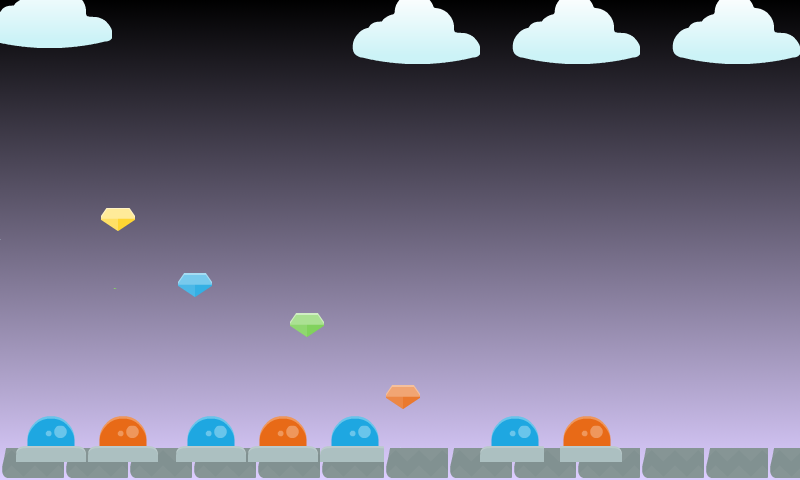

This is a level from a 2D game, rendered from its Tiled map with the project's own tilesets. A one-line summary and the map file follow, with tile-layer data summarised:
An orthogonal 50x30 tile map with 16x16 px tiles, 4 tile layers (Tile Layer 1, Tile Layer 2, Tile Layer 3, Tile Layer 4), 2 tilesets and 48 objects (30x fixture, 18x object).

<map version="1.0" orientation="orthogonal" renderorder="right-down" width="50" height="30" tilewidth="16" tileheight="16" nextobjectid="91">
 <tileset firstgid="1" name="dus" tilewidth="16" tileheight="16">
  <image source="../assets/dus.png" width="640" height="480" />
 </tileset>
 <tileset firstgid="1201" name="items_spritesheet" tilewidth="16" tileheight="16">
  <image source="../assets/items_spritesheet.png" width="576" height="576" />
 </tileset>
 <layer name="Tile Layer 1" width="50" height="30">
  <data>[1500 cells, 1500 non-empty, 1200 distinct tile ids]</data>
 </layer>
 <layer name="Tile Layer 2" width="50" height="30">
  <data>[1500 cells, 100 non-empty, 8 distinct tile ids]</data>
 </layer>
 <layer name="Tile Layer 3" width="50" height="30">
  <data>[1500 cells, 180 non-empty, 84 distinct tile ids]</data>
 </layer>
 <layer name="Tile Layer 4" width="50" height="30">
  <data>[1500 cells, 117 non-empty, 32 distinct tile ids]</data>
 </layer>
 <objectgroup name="Object Layer 1">
  <object id="8" name="line2" type="object" x="0.5" y="74.5">
   <properties>
    <property name="isSensor" value="true" />
    <property name="userData" value="line2" />
   </properties>
   <polyline points="0,0 196,-56 490.667,-70.6667 746.667,-49.3333 798.667,2.66667" />
  </object>
  <object id="9" name="line1" type="object" x="797" y="325">
   <properties>
    <property name="isSensor" value="true" />
    <property name="userData" value="line1" />
   </properties>
   <polyline points="0,0 -623,25 -796,-50" />
  </object>
  <object id="10" name="middleSlingshot1" type="object" x="649" y="361" width="13" height="10">
   <properties>
    <property name="isSensor" value="true" />
    <property name="userData" value="middleSlingshot1" />
   </properties>
  </object>
  <object id="11" name="slingshot" type="object" x="642.5" y="351" width="46" height="96">
   <properties>
    <property name="groupIndex" value="-1" />
    <property name="userData" value="sling" />
   </properties>
  </object>
  <object id="12" name="middleSlingshot2" type="object" x="680.5" y="361" width="13" height="10">
   <properties>
    <property name="isSensor" value="true" />
    <property name="userData" value="middleSlingshot2" />
   </properties>
  </object>
  <object id="13" name="middleBall" type="object" x="666.591" y="358.303" width="10" height="9">
   <properties>
    <property name="isSensor" value="true" />
    <property name="userData" value="middleBall" />
   </properties>
  </object>
  <object id="15" name="ground" type="object" x="-1" y="447" width="799" height="29">
   <properties>
    <property name="userData" value="ground" />
   </properties>
  </object>
  <object id="16" name="opposite1" type="object" x="2.33329" y="36.7912" width="16" height="9.33333">
   <properties>
    <property name="isSensor" value="true" />
    <property name="userData" value="opposite1" />
   </properties>
  </object>
  <object id="17" name="opposite2" type="object" x="2.33324" y="2.87545" width="16" height="9.33333">
   <properties>
    <property name="isSensor" value="true" />
    <property name="userData" value="opposite2" />
   </properties>
  </object>
  <object id="18" name="opposite3" type="object" x="41" y="1.54213" width="10.6667" height="8">
   <properties>
    <property name="isSensor" value="true" />
    <property name="userData" value="opposite3" />
   </properties>
  </object>
  <object id="19" name="position2" type="object" x="496.397" y="1.64589" width="14.6667" height="8">
   <properties>
    <property name="isSensor" value="true" />
    <property name="userData" value="position2" />
   </properties>
  </object>
  <object id="20" name="position1" type="object" x="435.396" y="0.64589" width="18.6667" height="12">
   <properties>
    <property name="isSensor" value="true" />
    <property name="userData" value="position1" />
   </properties>
  </object>
  <object id="21" name="position3" type="object" x="563.437" y="0.35411" width="10.6667" height="12">
   <properties>
    <property name="isSensor" value="true" />
    <property name="userData" value="position3" />
   </properties>
  </object>
  <object id="56" name="ptiche" type="object" x="100" y="186.333" width="36" height="23.3333">
   <properties>
    <property name="isSensor" value="true" />
    <property name="userData" value="qice" />
   </properties>
  </object>
  <object id="57" name="egg1point1" type="fixture" x="290.5" y="21.5" width="11" height="11">
   <properties>
    <property name="body" value="ptiche" />
    <property name="isSensor" value="true" />
    <property name="userData" value="egg1point1" />
   </properties>
   <ellipse />
  </object>
  <object id="58" name="egg1point1" type="fixture" x="148.5" y="163.5" width="11" height="11">
   <properties>
    <property name="body" value="ptiche" />
    <property name="isSensor" value="true" />
    <property name="userData" value="egg1point1" />
   </properties>
   <ellipse />
  </object>
  <object id="59" name="egg1point1" type="fixture" x="92.5" y="160.5" width="11" height="11">
   <properties>
    <property name="body" value="ptiche" />
    <property name="isSensor" value="true" />
    <property name="userData" value="egg1point1" />
   </properties>
   <ellipse />
  </object>
  <object id="60" name="egg1point1" type="fixture" x="73.5" y="101.5" width="11" height="11">
   <properties>
    <property name="body" value="ptiche" />
    <property name="isSensor" value="true" />
    <property name="userData" value="egg1point1" />
   </properties>
   <ellipse />
  </object>
  <object id="61" name="egg1point1" type="fixture" x="46.5" y="30.5" width="11" height="11">
   <properties>
    <property name="body" value="ptiche" />
    <property name="isSensor" value="true" />
    <property name="userData" value="egg1point1" />
   </properties>
   <ellipse />
  </object>
  <object id="62" name="egg1point1" type="fixture" x="307.5" y="68.5" width="11" height="11">
   <properties>
    <property name="body" value="ptiche" />
    <property name="isSensor" value="true" />
    <property name="userData" value="egg1point1" />
   </properties>
   <ellipse />
  </object>
  <object id="63" name="ptiche2" type="object" x="177" y="251.333" width="36" height="23.3333">
   <properties>
    <property name="isSensor" value="true" />
    <property name="userData" value="qice" />
   </properties>
  </object>
  <object id="64" name="egg1point1" type="fixture" x="357.5" y="97.5" width="11" height="11">
   <properties>
    <property name="body" value="ptiche2" />
    <property name="isSensor" value="true" />
    <property name="userData" value="egg1point1" />
   </properties>
   <ellipse />
  </object>
  <object id="65" name="egg1point1" type="fixture" x="224.5" y="230.5" width="11" height="11">
   <properties>
    <property name="body" value="ptiche2" />
    <property name="isSensor" value="true" />
    <property name="userData" value="egg1point1" />
   </properties>
   <ellipse />
  </object>
  <object id="66" name="egg1point1" type="fixture" x="159.5" y="229.5" width="11" height="11">
   <properties>
    <property name="body" value="ptiche2" />
    <property name="isSensor" value="true" />
    <property name="userData" value="egg1point1" />
   </properties>
   <ellipse />
  </object>
  <object id="67" name="egg1point1" type="fixture" x="122.5" y="116.5" width="11" height="11">
   <properties>
    <property name="body" value="ptiche2" />
    <property name="isSensor" value="true" />
    <property name="userData" value="egg1point1" />
   </properties>
   <ellipse />
  </object>
  <object id="68" name="egg1point1" type="fixture" x="116.5" y="40.5" width="11" height="11">
   <properties>
    <property name="body" value="ptiche2" />
    <property name="isSensor" value="true" />
    <property name="userData" value="egg1point1" />
   </properties>
   <ellipse />
  </object>
  </objectgroup>
</map>
<!-- 22 of 48 objects omitted -->
